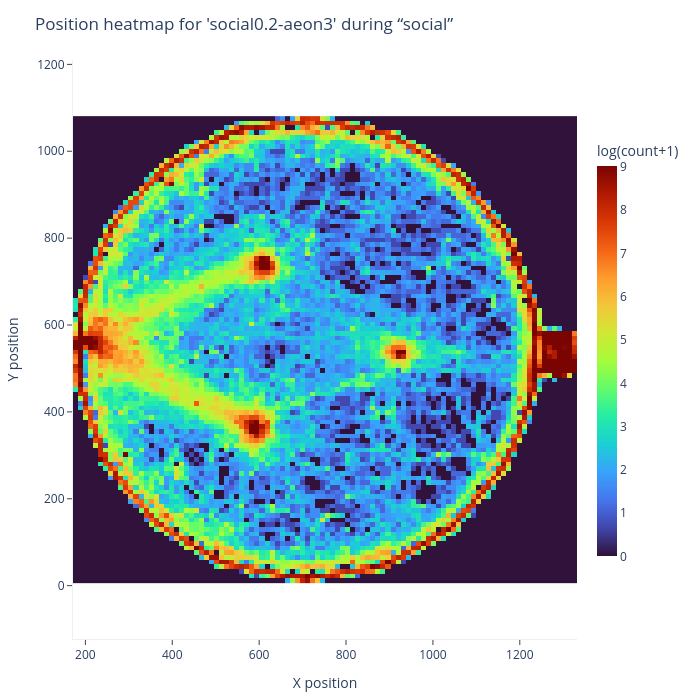

Here is the notebook cell this chart was saved with:
### Code cell
"""Plot a heatmap for a given experiment and period."""

# Choose which experiment and period to visualize
exp_name = experiments[0]["name"]
period = "social"  # options: "presocial", "social", or "postsocial"

# Load position data and drop any missing values
df = position_data_dict[exp_name][period]
df = df.dropna(subset=['x', 'y']).reset_index(drop=True)

# Filter out occasional erroneous positions that fall outside the arena/nest box
#   - Arena: circle with padded outer radius
outer_radius = float(aeon3_coordinates["ArenaOuterRadius"]) + 10
center_x, center_y = map(float, aeon3_coordinates["ArenaCenter"])
dist2 = (df['x'] - center_x)**2 + (df['y'] - center_y)**2
inside_arena = dist2 <= outer_radius**2
#   - Nest box: axis-aligned bounding box of nest region, with padding
nest_pts = aeon3_coordinates["NestRegion"]
x_pts = [float(x) for x, _ in nest_pts]
y_pts = [float(y) for _, y in nest_pts]
nx_min, nx_max = min(x_pts) - 10, max(x_pts) + 10
ny_min, ny_max = min(y_pts) - 10, max(y_pts) + 10
inside_nest = (
    df['x'].between(nx_min, nx_max) &
    df['y'].between(ny_min, ny_max)
)
# Filter data
df = df[inside_arena | inside_nest]

# Prepare x and y arrays for 2D histogram
x = df['x'].values
y = df['y'].values

# Bin the points into a 2D histogram
bins = 100
counts, xedges, yedges = np.histogram2d(x, y, bins=bins)

# Apply log(1 + count) transform to avoid high-density saturation
counts_log = np.log1p(counts)

# Compute bin centers from edge arrays
xcenters = (xedges[:-1] + xedges[1:]) / 2
ycenters = (yedges[:-1] + yedges[1:]) / 2

# Clip color scale at the 99th percentile to preserve contrast
vmax = np.nanpercentile(counts_log, 99)

# Create Plotly heatmap figure
fig = go.Figure(go.Heatmap(
    x=xcenters,
    y=ycenters,
    z=counts_log.T,          # transpose so x→columns, y→rows
    colorscale='Turbo',      # vivid, high-contrast palette
    zmin=0,
    zmax=vmax,
    colorbar=dict(
        title='log(count+1)',
        thickness=20,
        len=0.75,
    )
))

# Polish axes, layout, and styling
fig.update_layout(
    title=f"Position heatmap for {exp_name!r} during “{period}”",
    width=700,
    height=700,
    margin=dict(l=60, r=20, t=60, b=60),
    xaxis=dict(
        title='X position',
        showgrid=False,
        zeroline=False,
        showline=True,
        ticks='outside'
    ),
    yaxis=dict(
        title='Y position',
        scaleanchor="x",
        scaleratio=1,
        showgrid=False,
        zeroline=False,
        showline=True,
        ticks='outside'
    ),
    template='plotly_white'
)

# Render a static plot
fig.show(config={'staticPlot': True})

### Figure 1 — Plotly figure (JSON) as saved in the notebook; plotly's stock layout.template omitted (floating-point values rounded to 4 significant figures; data arrays with more than 128 entries replaced by an {"elided": "..."} marker saying what was removed)
{"data": [{"colorbar": {"len": 0.75, "thickness": 20, "title": {"text": "log(count+1)"}}, "colorscale": [[0, "#30123b"], [0.07143, "#4145ab"], [0.1429, "#4675ed"], [0.2143, "#39a2fc"], [0.2857, "#1bcfd4"], [0.3571, "#24eca6"], [0.4286, "#61fc6c"], [0.5, "#a4fc3b"], [0.5714, "#d1e834"], [0.6429, "#f3c63a"], [0.7143, "#fe9b2d"], [0.7857, "#f36315"], [0.8571, "#d93806"], [0.9286, "#b11901"], [1, "#7a0402"]], "type": "heatmap", "x": [177.3, 188.9, 200.5, 212.1, 223.7, 235.3, 246.9, 258.5, 270.1, 281.7, 293.3, 304.9, 316.5, 328.1, 339.7, 351.3, 362.9, 374.5, 386.1, 397.7, 409.3, 420.9, 432.5, 444.1, 455.7, 467.3, 478.9, 490.5, 502.1, 513.7, 525.3, 536.9, 548.5, 560.1, 571.7, 583.3, 594.9, 606.5, 618.1, 629.8, 641.4, 653.0, 664.6, 676.2, 687.8, 699.4, 711.0, 722.6, 734.2, 745.8, 757.4, 769.0, 780.6, 792.2, 803.8, 815.4, 827.0, 838.6, 850.2, 861.8, 873.4, 885.0, 896.6, 908.2, 919.8, 931.4, 943.0, 954.6, 966.2, 977.8, 989.4, 1001.0, 1013.0, 1024.0, 1036.0, 1047.0, 1059.0, 1071.0, 1082.0, 1094.0, 1105.0, 1117.0, 1129.0, 1140.0, 1152.0, 1163.0, 1175.0, 1187.0, 1198.0, 1210.0, 1221.0, 1233.0, 1245.0, 1256.0, 1268.0, 1279.0, 1291.0, 1303.0, 1314.0, 1326.0], "y": [11.8, 22.54, 33.29, 44.03, 54.77, 65.52, 76.26, 87.01, 97.75, 108.5, 119.2, 130.0, 140.7, 151.5, 162.2, 173.0, 183.7, 194.4, 205.2, 215.9, 226.7, 237.4, 248.2, 258.9, 269.7, 280.4, 291.1, 301.9, 312.6, 323.4, 334.1, 344.9, 355.6, 366.3, 377.1, 387.8, 398.6, 409.3, 420.1, 430.8, 441.6, 452.3, 463.0, 473.8, 484.5, 495.3, 506.0, 516.8, 527.5, 538.3, 549.0, 559.7, 570.5, 581.2, 592.0, 602.7, 613.5, 624.2, 634.9, 645.7, 656.4, 667.2, 677.9, 688.7, 699.4, 710.2, 720.9, 731.6, 742.4, 753.1, 763.9, 774.6, 785.4, 796.1, 806.9, 817.6, 828.3, 839.1, 849.8, 860.6, 871.3, 882.1, 892.8, 903.5, 914.3, 925.0, 935.8, 946.5, 957.3, 968.0, 978.8, 989.5, 1000.0, 1011.0, 1022.0, 1032.0, 1043.0, 1054.0, 1065.0, 1075.0], "z": {"elided": "100x100 float values"}, "zmax": 9.007, "zmin": 0}], "layout": {"height": 700, "margin": {"b": 60, "l": 60, "r": 20, "t": 60}, "title": {"text": "Position heatmap for 'social0.2-aeon3' during “social”"}, "width": 700, "xaxis": {"showgrid": false, "showline": true, "ticks": "outside", "title": {"text": "X position"}, "zeroline": false}, "yaxis": {"scaleanchor": "x", "scaleratio": 1, "showgrid": false, "showline": true, "ticks": "outside", "title": {"text": "Y position"}, "zeroline": false}}}
